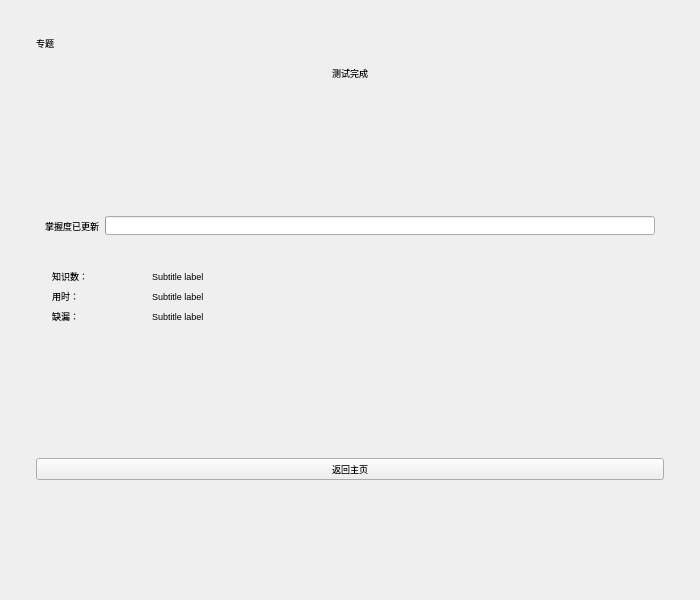
<?xml version="1.0" encoding="UTF-8"?>
<ui version="4.0">
 <class>PageExamReport</class>
 <widget class="QWidget" name="PageExamReport">
  <property name="geometry">
   <rect>
    <x>0</x>
    <y>0</y>
    <width>700</width>
    <height>600</height>
   </rect>
  </property>
  <property name="font">
   <font>
    <pointsize>7</pointsize>
   </font>
  </property>
  <property name="windowTitle">
   <string>Form</string>
  </property>
  <layout class="QVBoxLayout" name="verticalLayout">
   <property name="spacing">
    <number>16</number>
   </property>
   <property name="leftMargin">
    <number>36</number>
   </property>
   <property name="topMargin">
    <number>36</number>
   </property>
   <property name="rightMargin">
    <number>36</number>
   </property>
   <property name="bottomMargin">
    <number>9</number>
   </property>
   <item>
    <widget class="SubtitleLabel" name="knowledgeTitle">
     <property name="text">
      <string>专题</string>
     </property>
    </widget>
   </item>
   <item>
    <widget class="TitleLabel" name="titleLabel">
     <property name="text">
      <string>测试完成</string>
     </property>
     <property name="alignment">
      <set>Qt::AlignCenter</set>
     </property>
    </widget>
   </item>
   <item>
    <spacer name="verticalSpacer_3">
     <property name="orientation">
      <enum>Qt::Vertical</enum>
     </property>
     <property name="sizeHint" stdset="0">
      <size>
       <width>20</width>
       <height>40</height>
      </size>
     </property>
    </spacer>
   </item>
   <item>
    <widget class="QWidget" name="CenterWidget" native="true">
     <layout class="QHBoxLayout" name="horizontalLayout">
      <item>
       <widget class="SubtitleLabel" name="Label_1">
        <property name="text">
         <string>掌握度已更新</string>
        </property>
       </widget>
      </item>
      <item>
       <widget class="ProgressRing" name="progressRing">
        <property name="textVisible">
         <bool>true</bool>
        </property>
       </widget>
      </item>
     </layout>
    </widget>
   </item>
   <item>
    <widget class="QWidget" name="InfoWidget" native="true">
     <layout class="QFormLayout" name="formLayout">
      <property name="horizontalSpacing">
       <number>64</number>
      </property>
      <property name="leftMargin">
       <number>16</number>
      </property>
      <item row="3" column="0">
       <widget class="SubtitleLabel" name="Label_3">
        <property name="text">
         <string>用时：</string>
        </property>
        <property name="margin">
         <number>0</number>
        </property>
       </widget>
      </item>
      <item row="4" column="0">
       <widget class="SubtitleLabel" name="Label_4">
        <property name="text">
         <string>缺漏：</string>
        </property>
        <property name="margin">
         <number>0</number>
        </property>
       </widget>
      </item>
      <item row="4" column="1">
       <widget class="SubtitleLabel" name="missingLabel">
        <property name="text">
         <string>Subtitle label</string>
        </property>
       </widget>
      </item>
      <item row="3" column="1">
       <widget class="SubtitleLabel" name="timeLabel">
        <property name="text">
         <string>Subtitle label</string>
        </property>
       </widget>
      </item>
      <item row="2" column="0">
       <widget class="SubtitleLabel" name="Label_2">
        <property name="text">
         <string>知识数：</string>
        </property>
        <property name="margin">
         <number>0</number>
        </property>
       </widget>
      </item>
      <item row="2" column="1">
       <widget class="SubtitleLabel" name="nOKnoeledgeLabel">
        <property name="text">
         <string>Subtitle label</string>
        </property>
       </widget>
      </item>
     </layout>
    </widget>
   </item>
   <item>
    <spacer name="verticalSpacer_4">
     <property name="orientation">
      <enum>Qt::Vertical</enum>
     </property>
     <property name="sizeHint" stdset="0">
      <size>
       <width>20</width>
       <height>40</height>
      </size>
     </property>
    </spacer>
   </item>
   <item>
    <widget class="PushButton" name="returnButton">
     <property name="text">
      <string>返回主页</string>
     </property>
    </widget>
   </item>
   <item>
    <spacer name="verticalSpacer">
     <property name="orientation">
      <enum>Qt::Vertical</enum>
     </property>
     <property name="sizeHint" stdset="0">
      <size>
       <width>20</width>
       <height>40</height>
      </size>
     </property>
    </spacer>
   </item>
  </layout>
 </widget>
 <customwidgets>
  <customwidget>
   <class>PushButton</class>
   <extends>QPushButton</extends>
   <header>qfluentwidgets</header>
  </customwidget>
  <customwidget>
   <class>SubtitleLabel</class>
   <extends>QLabel</extends>
   <header>qfluentwidgets</header>
  </customwidget>
  <customwidget>
   <class>TitleLabel</class>
   <extends>QLabel</extends>
   <header>qfluentwidgets</header>
  </customwidget>
  <customwidget>
   <class>ProgressBar</class>
   <extends>QProgressBar</extends>
   <header>qfluentwidgets</header>
  </customwidget>
  <customwidget>
   <class>ProgressRing</class>
   <extends>ProgressBar</extends>
   <header>qfluentwidgets</header>
  </customwidget>
 </customwidgets>
 <resources/>
 <connections/>
</ui>
